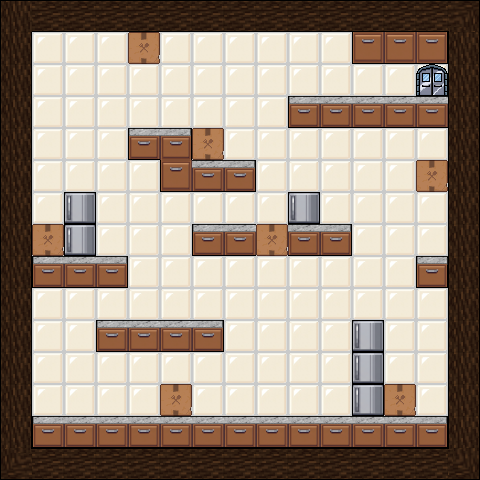

This is a level from a 2D game, rendered from its Tiled map with the project's own tilesets. A one-line summary and the complete map file follow:
An orthogonal 15x15 tile map with 32x32 px tiles, 2 tile layers (Capa de patrones 2, Capa de patrones 1), 2 tilesets.

<map version="1.10" tiledversion="1.12.2" orientation="orthogonal" renderorder="right-down" width="15" height="15" tilewidth="32" tileheight="32" infinite="0" nextlayerid="3" nextobjectid="1">
 <editorsettings>
  <export target="../../../../Q7/VJ/repo/2DGame/images/maps/x.csv" format="csv" />
 </editorsettings>
 <tileset firstgid="1" source="kitchen.tsx" />
 <tileset firstgid="65" source="fridge.tsx" />
 <layer id="2" name="Capa de patrones 2" width="15" height="15">
  <data encoding="csv">
0,0,0,0,0,0,0,0,0,0,0,0,0,0,0,
0,4,4,4,4,4,4,4,4,4,4,4,4,4,0,
0,4,4,4,4,4,4,4,4,4,4,4,4,4,0,
0,4,4,4,4,4,4,4,4,4,4,4,4,4,0,
0,4,4,4,4,4,4,4,4,4,4,4,4,4,0,
0,4,4,4,4,4,4,4,4,4,4,4,4,4,0,
0,4,4,4,4,4,4,4,4,4,4,4,4,4,0,
0,4,4,4,4,4,4,4,4,4,4,4,4,4,0,
0,4,4,4,4,4,4,4,4,4,4,4,4,4,0,
0,4,4,4,4,4,4,4,4,4,4,4,4,4,0,
0,4,4,4,4,4,4,4,4,4,4,4,4,4,0,
0,4,4,4,4,4,4,4,4,4,4,4,4,4,0,
0,4,4,4,4,4,4,4,4,4,4,4,4,4,0,
0,4,4,4,4,4,4,4,4,4,4,4,4,4,0,
0,0,0,0,0,0,0,0,0,0,0,0,0,0,0
</data>
 </layer>
 <layer id="1" name="Capa de patrones 1" width="15" height="15">
  <data encoding="csv">
5,6,6,6,6,6,6,6,6,6,6,6,6,6,7,
13,4,4,4,12,4,4,4,4,4,4,25,26,27,13,
13,4,4,4,4,4,4,4,4,4,4,4,4,103,13,
13,4,4,4,4,4,4,4,4,1,2,2,2,2,13,
13,4,4,4,1,11,12,4,4,4,4,4,4,4,13,
13,4,4,4,4,25,2,3,4,4,4,4,4,12,13,
13,4,20,4,4,4,4,4,4,20,4,4,4,4,13,
13,12,20,4,4,4,1,2,12,2,3,4,4,4,13,
13,1,2,3,4,4,4,4,4,4,4,4,4,21,13,
13,4,4,4,4,4,4,4,4,4,4,4,4,4,13,
13,4,4,1,2,2,3,4,4,4,4,20,4,4,13,
13,4,4,4,4,4,4,4,4,4,4,20,4,4,13,
13,4,4,4,4,12,4,4,4,4,4,20,12,4,13,
13,1,2,2,2,2,2,2,2,2,2,2,2,3,13,
14,6,6,6,6,6,6,6,6,6,6,6,6,6,15
</data>
 </layer>
</map>
